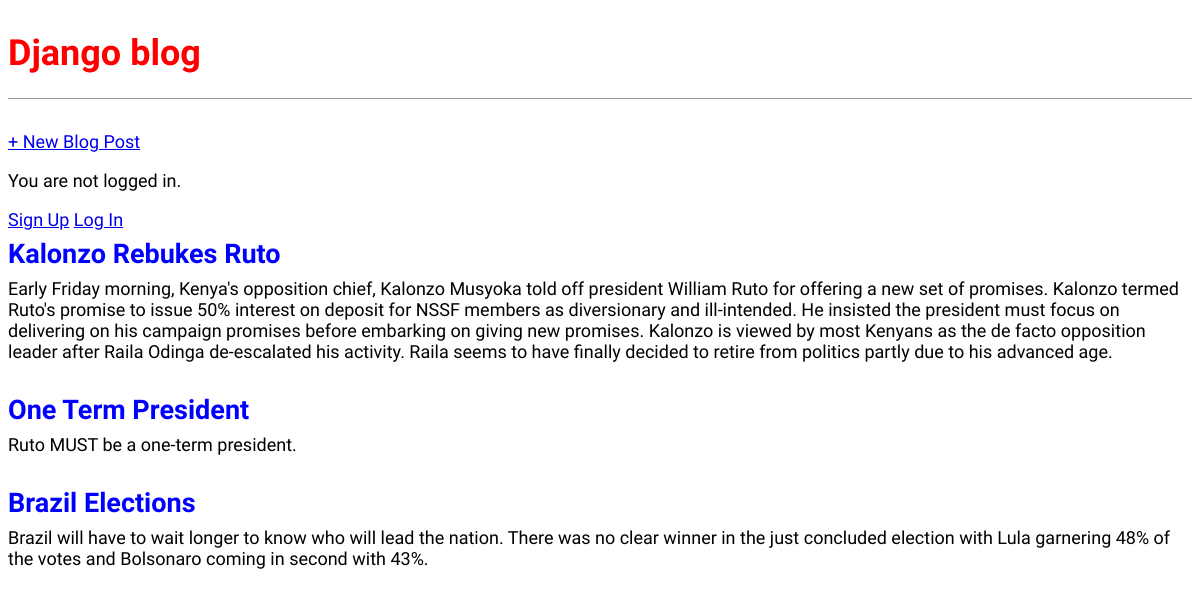
The page / on the database its author committed.
### blog/models.py (models this page shows, shortened)
class Post(models.Model):
    title = models.CharField(max_length = 200)
    author = models.ForeignKey(
        "auth.user", on_delete = models.CASCADE,
    )
    body = models.TextField()

### blog/views.py (the view)
class BlogListView(ListView):
    model = Post
    template_name = "home.html"

### templates/home.html
{% extends "base.html" %}
{% block content %}
{% for post in post_list %}
 <div class="post-entry">
<h2><a href="{% url 'post_detail' post.pk %}">{{ post.title }}</a></h2>
 <p>{{ post.body }}</p>
 </div>
{% endfor %}
{% endblock content %}

### static/css/base.css (style rules this page uses)
body { font-family: 'Source Sans Pro', sans-serif; font-size: 18px; }
.post-entry { margin-bottom: 2rem; }
.post-entry h2 { margin: 0.5rem 0; }
.post-entry h2 a, .post-entry h2 a:visited { color: blue; text-decoration: none; }
.post-entry p { margin: 0; font-weight: 400; }

### rows shown on the page
Post: title "Kalonzo Rebukes Ruto", body "Early Friday morning, Kenya's opposition chief, Kalonzo Musyoka told off president William Ruto for offering a new set of promises. Kalonzo termed Ruto's promise to issue 50% interest on deposit for NSSF members as diversionary and ill-intended. He insisted the president must focus on delivering on his campaign promises before embarking on giving new promises. Kalonzo is viewed by most Kenyans as the de facto opposition leader after Raila Odinga de-escalated his activity. Raila seems to have finally decided to retire from politics partly due to his advanced age."
Post: title "One Term President", body "Ruto MUST be a one-term president."
Post: title "Brazil Elections", body "Brazil will have to wait longer to know who will lead the nation. There was no clear winner in the just concluded election with Lula garnering 48% of the votes and Bolsonaro coming in second with 43%."
